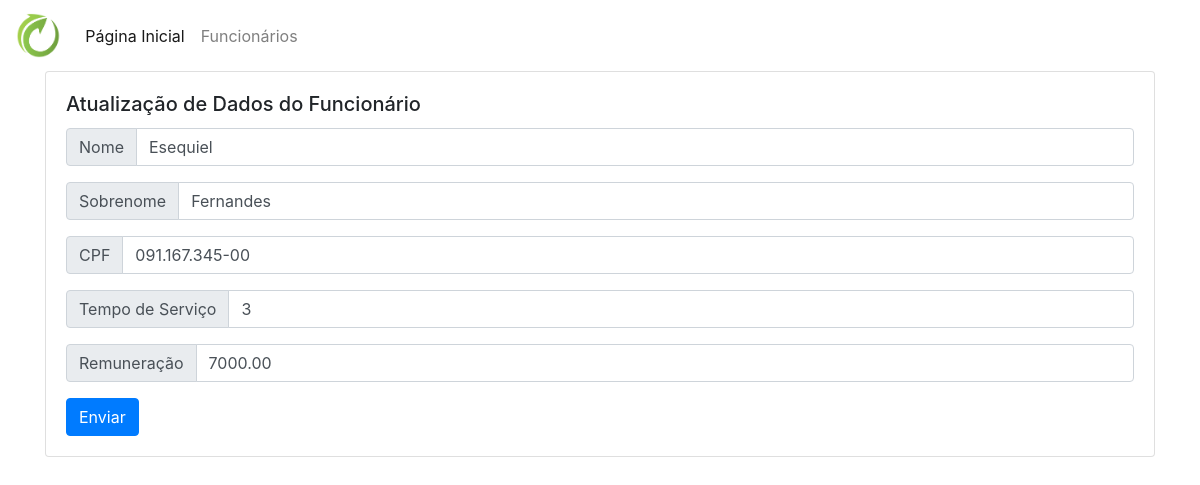
Screenshot of /funcionario/4 with the database file from the repository.
### website/models.py (models this page shows)
class Funcionario(models.Model):
    nome = models.CharField(
        max_length=255,
        null=False,
        blank=False
    )
    sobrenome = models.CharField(
        max_length=255,
        null=False,
        blank=False
    )
    cpf = models.CharField(
        max_length=14,
        null=False,
        blank=False
    )
    tempo_de_servico = models.IntegerField(
        default=0,
        null=False,
        blank=False
    )
    remuneracao = models.DecimalField(
        max_digits=8,
        decimal_places=2,
        null=False,
        blank=False
    )
    objects = models.Manager()

### website/views.py (the view)
class FuncionarioUpdateView(UpdateView):
    template_name = 'website/atualiza.html'
    model = Funcionario
    fields = '__all__'
    context_object_name = 'funcionario'
    def get_object(self, queryset=None):
        funcionario = None
        id = self.kwargs.get(self.pk_url_kwarg)
        if id is not None:
            funcionario = Funcionario\
                .objects\
                .filter(id=id)\
                .first()
        return funcionario

### website/templates/website/atualiza.html (shortened to what this page needs)
{% extends "website/_layouts/base.html" %}
{% load widget_tweaks %}
{% block conteudo %}
    <div class="container">
        <div class="row">
            <div class="col-lg-12 col-md-12 col-sm-12 col-xs-12">
                <div class="card">
                    <div class="card-body">
                        <h5 class="card-title">
                            Atualização de Dados do Funcionário
                        </h5>
                        <form method="post">
                            <div class="input-group mb-3">
                                <div class="input-group-prepend">
                                    <span class="input-group-text">Nome</span>
                                </div>
                                {% render_field form.nome class+="form-control" %}
                            </div>
                            <div class="input-group mb-3">
                                <div class="input-group-prepend">
                                    <span class="input-group-text">Sobrenome</span>
                                </div>
                                {% render_field form.sobrenome class+="form-control" %}
                            </div>
                            <div class="input-group mb-3">
                                <div class="input-group-prepend">
                                    <span class="input-group-text">CPF</span>
                                </div>
                                {% render_field form.cpf class+="form-control" %}
                            </div>
                            <div class="input-group mb-3">
                                <div class="input-group-prepend">
                                    <span class="input-group-text">Tempo de Serviço</span>
                                </div>
                                {% render_field form.tempo_de_servico class+="form-control" %}
                            </div>
                            <div class="input-group mb-3">
                                <div class="input-group-prepend">
                                    <span class="input-group-text">Remuneração</span>
                                </div>
                                {% render_field form.remuneracao class+="form-control" %}
                            </div>
                            <button class="btn btn-primary">Enviar</button>
                        </form>
                    </div>
                </div>
            </div>
        </div>
    </div>
{% endblock %}

### rows the page displays
Funcionario: nome "Esequiel", sobrenome "Fernandes", cpf "091.167.345-00", tempo_de_servico "3", remuneracao "7000.00"
